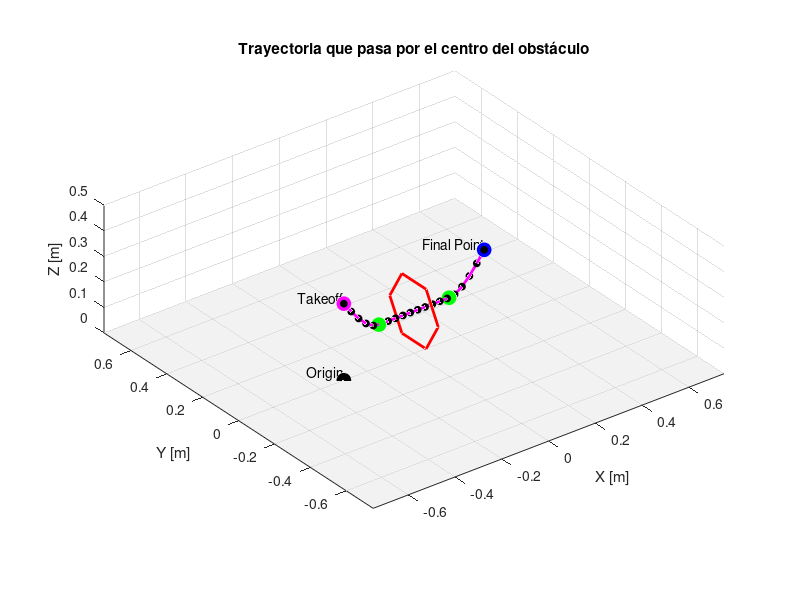

This figure's MATLAB source: (Note: this script raises an error after producing the figure.)
% =========================================================================
% PROYECTO DE GRADUACIÓN: HERRAMIENTAS DE SOFTWARE PARA CRAZYFLIE
% Pablo Javier Caal Leiva - 20538
% -------------------------------------------------------------------------
% Prueba de obstáculo hexagonal en Crazyflie con Flow Deck
% =========================================================================

%% Añadir al path las carpetas de comandos usando una ruta relativa
addpath('../../Crazyflie-Matlab');
addpath('../../Robotat');

%% Generación de trayectoria interpolada
% Puntos importantes
origin = [-0.3, 0, 0];
takeoff_point = origin(1:3) + [0,0,0.3];
obstacle_point = [0, 0, 0.3, 0, 0, deg2rad(0)]; 
final_point = [0.3, 0, 0.3];

obstacle1_id = 11; 

% Geometría del obstáculo
diameter = 0.27;
radius = diameter / 2;
obstacle_point(3) = obstacle_point(3) - radius;
theta = linspace(0, 2*pi, 7); 
hexagon_y = radius * cos(theta); 
hexagon_z = radius * sin(theta) + obstacle_point(3); 
apply_yaw = @(x, y, yaw) [cos(yaw) -sin(yaw); sin(yaw) cos(yaw)] * [x; y];
yaw_obstacle = obstacle_point(6);  % Ángulo de yaw en radianes
rotated_hexagon = apply_yaw(zeros(size(hexagon_y)), hexagon_y, yaw_obstacle);

obstacle_distance = 0.15;  
pre_obstacle = obstacle_point(1:3) - obstacle_distance * [cos(yaw_obstacle), sin(yaw_obstacle), 0];
post_obstacle = obstacle_point(1:3) + obstacle_distance * [cos(yaw_obstacle), sin(yaw_obstacle), 0];

% Crear la figura
figure;
hold on;
[x_floor, y_floor] = meshgrid(-1:0.1:1, -1:0.1:1);
z_floor = zeros(size(x_floor));
surf(x_floor, y_floor, z_floor, 'FaceColor', [0.9 0.9 0.9], 'EdgeColor', 'none', 'FaceAlpha', 0.5); % Dibujar el piso

% Graficar el obstáculo rotado con el yaw aplicado
plot3(obstacle_point(1) + rotated_hexagon(1, :), obstacle_point(2) + rotated_hexagon(2, :), hexagon_z, 'r', 'LineWidth', 2);
% Graficar el origen como un punto
plot3(origin(1), origin(2), origin(3), 'ko', 'MarkerSize', 10, 'MarkerFaceColor', 'k');
text(origin(1), origin(2), origin(3), 'Origin', 'VerticalAlignment', 'bottom', 'HorizontalAlignment', 'right');
% Graficar el punto de takeoff como un punto
plot3(takeoff_point(1), takeoff_point(2), takeoff_point(3), 'mo', 'MarkerSize', 10, 'MarkerFaceColor', 'm');
text(takeoff_point(1), takeoff_point(2), takeoff_point(3), 'Takeoff', 'VerticalAlignment', 'bottom', 'HorizontalAlignment', 'right');
% Graficar el punto final como un punto
plot3(final_point(1), final_point(2), final_point(3), 'bo', 'MarkerSize', 10, 'MarkerFaceColor', 'b');
text(final_point(1), final_point(2), final_point(3), 'Final Point', 'VerticalAlignment', 'bottom', 'HorizontalAlignment', 'right');
% Graficar el punto pre-obstacle y post-obstacle
plot3(pre_obstacle(1), pre_obstacle(2), pre_obstacle(3), 'go', 'MarkerSize', 10, 'MarkerFaceColor', 'g');
plot3(post_obstacle(1), post_obstacle(2), post_obstacle(3), 'go', 'MarkerSize', 10, 'MarkerFaceColor', 'g');

% Trayectoria e interpolación
trajectory_points = [takeoff_point; pre_obstacle; obstacle_point(1:3); post_obstacle; final_point];
n_interp = 20; 
t = 1:size(trajectory_points, 1); 
t_interp = linspace(1, t(end), n_interp); 
x_interp = interp1(t, trajectory_points(:, 1), t_interp, 'pchip');
y_interp = interp1(t, trajectory_points(:, 2), t_interp, 'pchip');
z_interp = interp1(t, trajectory_points(:, 3), t_interp, 'pchip');
plot3(x_interp, y_interp, z_interp, 'm-', 'LineWidth', 2); % Línea suave
plot3(x_interp, y_interp, z_interp, 'ko', 'MarkerSize', 5, 'MarkerFaceColor', 'k'); % Puntos interpolados

% Configurar los ejes
xlabel('X [m]');
ylabel('Y [m]');
zlabel('Z [m]');
title('Trayectoria que pasa por el centro del obstáculo');
grid on;
axis equal;
xlim([-0.75 0.75]); % Ajustar límites en X
ylim([-0.75 0.75]); % Ajustar límites en Y
zlim([0 0.5]); % Ajustar límites en Z para ver desde el suelo hacia arriba
view(3);
hold off;

% Generar el array de la trayectoria sin el primer punto
x_interp = x_interp(2:end);
y_interp = y_interp(2:end);
z_interp = z_interp(2:end);
trajectory = [x_interp', y_interp', z_interp'];


%% Ejecución de prueba de 9despegue y aterrizaje
dron_id = 8;    
crazyflie_1 = crazyflie_connect(dron_id);
pause(1);
crazyflie_set_position(crazyflie_1, -0.3, 0, 0);
pause(1);
crazyflie_takeoff(crazyflie_1);
pause(3);

for i = 1:size(trajectory,1)
    crazyflie_move_to_position(crazyflie_1, trajectory(i,1), trajectory(i,2), trajectory(i,3));
    pause(0.1);
end

crazyflie_land(crazyflie_1);
pause(2);
crazyflie_disconnect(crazyflie_1);